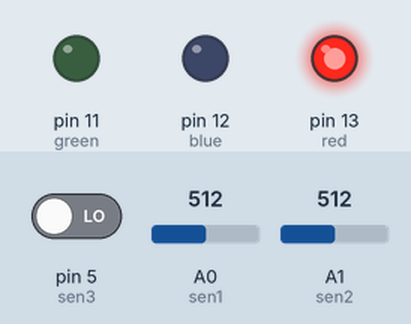
This sketch was run on a simulated Arduino Uno, built with avr-gcc and run on an emulated ATmega328P. On the bench: output pins drawn as LEDs (lit = HIGH). The inputs (shaded band) are chosen by the test bench; at power-on: A0 (sen1) = 512, A1 (sen2) = 512, pin 5 (sen3) LOW.

Above: at 1.2 s.
1.3 s: A0 (sen1) set to 56
2.8 s: A0 (sen1) set to 47
At 3.8 s:
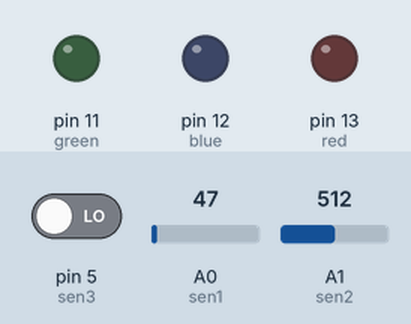
4.3 s: A1 (sen2) set to 90
5.8 s: A1 (sen2) set to 81
At 6.1 s:
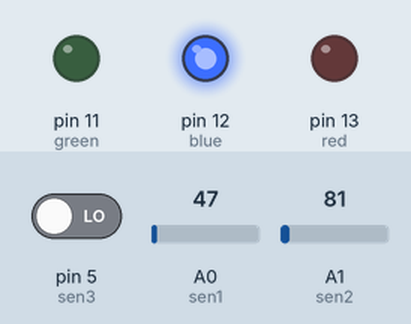
7.3 s: A0 (sen1) set to 95
At 8.4 s:
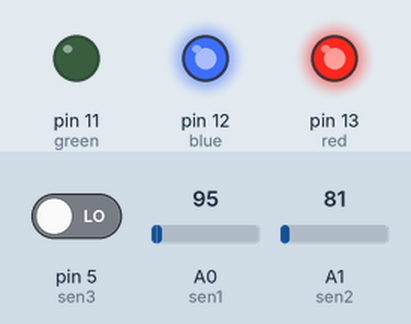
Timing chart, 0 to 9.8 s (numbered marks = the images above; inputs shaded):
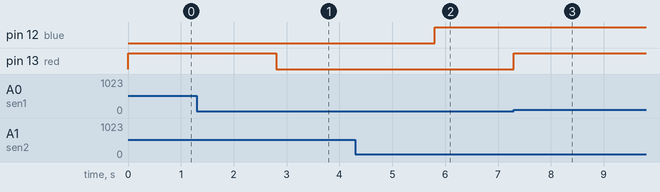

The sketch:

18oct_sensor.ino
```cpp
#define sen1 A0
#define sen2 A1
#define sen3 5
#define red 13
#define blue 12
#define green 11


void setup() {
  // put your setup code here, to run once:
  pinMode(sen1,INPUT);
  pinMode(sen2,INPUT);
  pinMode(sen3,INPUT);
  pinMode(red,OUTPUT);
  pinMode(blue,OUTPUT);
  pinMode(green,OUTPUT);

}

void loop() {
 // put your main code here, to run repeatedly:
int senr1,senr2,senr3;


senr1=analogRead(sen1);
senr2=analogRead(sen2);
senr3=digitalRead(sen3);

if (senr1>50)
{
  digitalWrite(red,HIGH);
}
else if(senr2<85)
{
  digitalWrite(blue,HIGH);
}
else if(senr3==HIGH)
{
  digitalWrite(green,LOW);

}
else
{
  digitalWrite(red,LOW);
  digitalWrite(blue,LOW);
  digitalWrite(green,LOW);

}

}
```

Measured:
- the behaviour switches between 51 and 50 on A0 (sen1) (found by bisection; images 0 and 1)
- the behaviour switches between 85 and 84 on A1 (sen2) (found by bisection; images 1 and 2)
- after the input at 1.3 s, every drawn part: stays the same
- after the input at 2.8 s, pin 13 (red): HIGH → LOW at once
- after the input at 4.3 s, every drawn part: stays the same
- after the input at 5.8 s, pin 12 (blue): LOW → HIGH at once
- after the input at 7.3 s, pin 13 (red): LOW → HIGH at once
